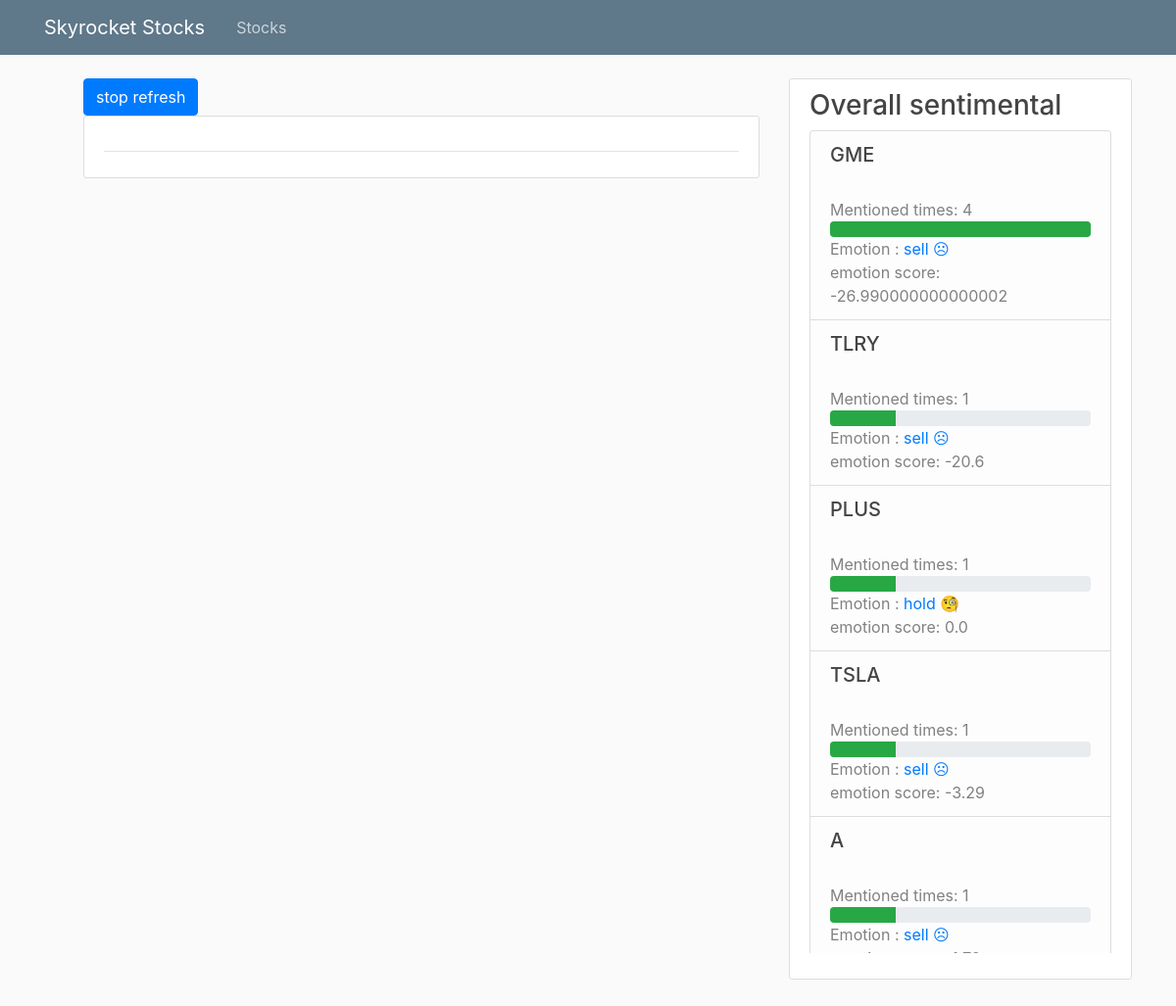
The app's page /index, older data.
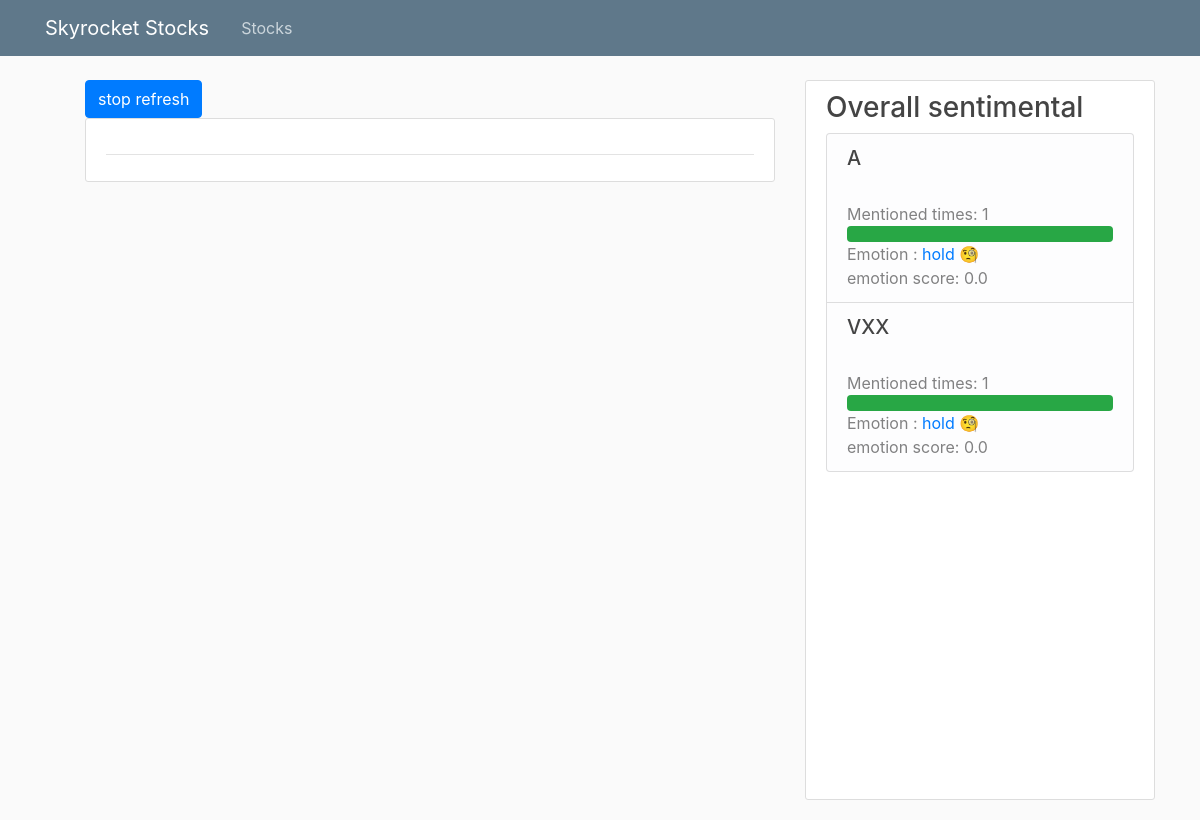
The same page, newer data.
### main.py (models this page shows, shortened)
class Sentimental(db.Model):
    id=db.Column(db.Integer,primary_key=True)
    stock= db.Column(db.String(20),nullable=False)
    overall_emotion = db.Column(db.Float,nullable=False)
    mentioned_times = db.Column(db.Integer,nullable=False)
    data_created = db.Column(db.DateTime,default=datetime.utcnow)

### main.py (the view)
@app.route('/')
@app.route('/index')
def index():
    query = Comments.query.order_by(Comments.data_created.desc())
    Sentimental_query = Sentimental.query.order_by(Sentimental.mentioned_times.desc())
    for item in Sentimental_query:
        print(item.mentioned_times)
        highestTimes=item.mentioned_times
        break
    threading.Thread(target=request_comments).start()
    return render_template('index.html', comments = query.limit(20), stockSentimental=Sentimental_query,highestTimes=highestTimes)

### templates/index.html (shortened to what this page needs)
{% extends "layout.html" %}
{% block content %}
<ul style="height: 90vh; overflow: auto;" >
    <button type="button" class="btn btn-primary" id='no refresh' onClick="myStopFunction()">stop refresh</button>
    {% for post in comments %}
    <article class="media content-section" id="article">
        <div class="media-body" id="div1">
            <div class="article-metadata">
            </div>
        </div>
    </article>
    {% endfor %}
</ul>
{% endblock content %}
{% block sidebar%}
<div class="content-section">
    <h3>Overall sentimental</h3>
    <ul class="list-group" style="width: inherit; height: 80vh; overflow: auto;" id= 'refresh2'>
        {% for sentimental in stockSentimental %}
        <li class="list-group-item list-group-item-light">
            <h5 id="{{sentimental.stock}}">{{sentimental.stock}}</h5>
            <br>
            Mentioned times: {{sentimental.mentioned_times}}
            <div class="progress">
                <div class="progress-bar bg-success" role="progressbar"
                    style="width: {{100 * sentimental.mentioned_times / highestTimes}}%" aria-valuenow="25" aria-valuemin="0"
                    aria-valuemax="100">
                </div>
            </div>
            Emotion : {% if sentimental.overall_emotion > 0 %} <a class="mr-2"
                href="https://finance.yahoo.com/quote/{{sentimental.stock}}/">Buy</a> 🤑 {% elif sentimental.overall_emotion ==
            0 %} <a class="mr-2" href="https://finance.yahoo.com/quote/{{sentimental.stock}}/">hold 🧐 </a>{% else %} <a
                class="mr-2" href="https://finance.yahoo.com/quote/{{sentimental.stock}}/">sell ☹ </a>{% endif %}
            <br>
            emotion score: {{sentimental.overall_emotion}}
        </li>
        {%endfor %}
    </ul>
</div>
{%endblock sidebar%}

### templates/layout.html (shortened to what this page needs)
<!DOCTYPE html>
<html>
<head>
    <link rel="stylesheet" href="https://maxcdn.bootstrapcdn.com/bootstrap/4.0.0/css/bootstrap.min.css"
>
    <link rel="stylesheet" type="text/css" href="{{ url_for('static', filename='main.css') }}">
</head>
<body>
    <header class="site-header">
        <nav class="navbar navbar-expand-md navbar-dark bg-steel fixed-top">
            <div class="container">
                <a class="navbar-brand mr-4" href="/">Skyrocket Stocks</a>
                <div class="collapse navbar-collapse" id="navbarToggle">
                    <div class="navbar-nav mr-auto">
                        <a class="nav-item nav-link" href="/">Stocks</a>
                    </div>
                </div>
            </div>
        </nav>
    </header>
    <main role="main" class="container" id = 'contain'>
        <div class="row" id = 'row'>
            <div class="col-sm-8" id="blockcontent">
                {% block content %}{% endblock %}
            </div>
            <div class="col-sm-4">
                {% block sidebar %}{% endblock %}
            </div>
        </div>
    </main>
</body>
</html>

### static/main.css (style rules this page uses)
body { background: #fafafa; color: #333333; margin-top: 5rem; }
h1, h2, h3, h4, h5, h6 { color: #444444; }
.bg-steel { background-color: #5f788a; }
.site-header .navbar-nav .nav-link { color: #cbd5db; }
.content-section { background: #ffffff; padding: 10px 20px; border: 1px solid #dddddd; border-radius: 3px; margin-bottom: 20px; }
.article-metadata { padding-bottom: 1px; margin-bottom: 4px; border-bottom: 1px solid #e3e3e3 }

Row changes from the older to the newer data that the page shows:
removed Sentimental: stock "GME", mentioned_times "4", overall_emotion "-26.990000000000002"
removed Sentimental: stock "TLRY", mentioned_times "1", overall_emotion "-20.6"
removed Sentimental: stock "PLUS", mentioned_times "1", overall_emotion "0.0"
removed Sentimental: stock "TSLA", mentioned_times "1", overall_emotion "-3.29"
removed Sentimental: stock "A", mentioned_times "1"
added Sentimental: stock "A", mentioned_times "1", overall_emotion "0.0"
added Sentimental: stock "VXX", mentioned_times "1", overall_emotion "0.0"
